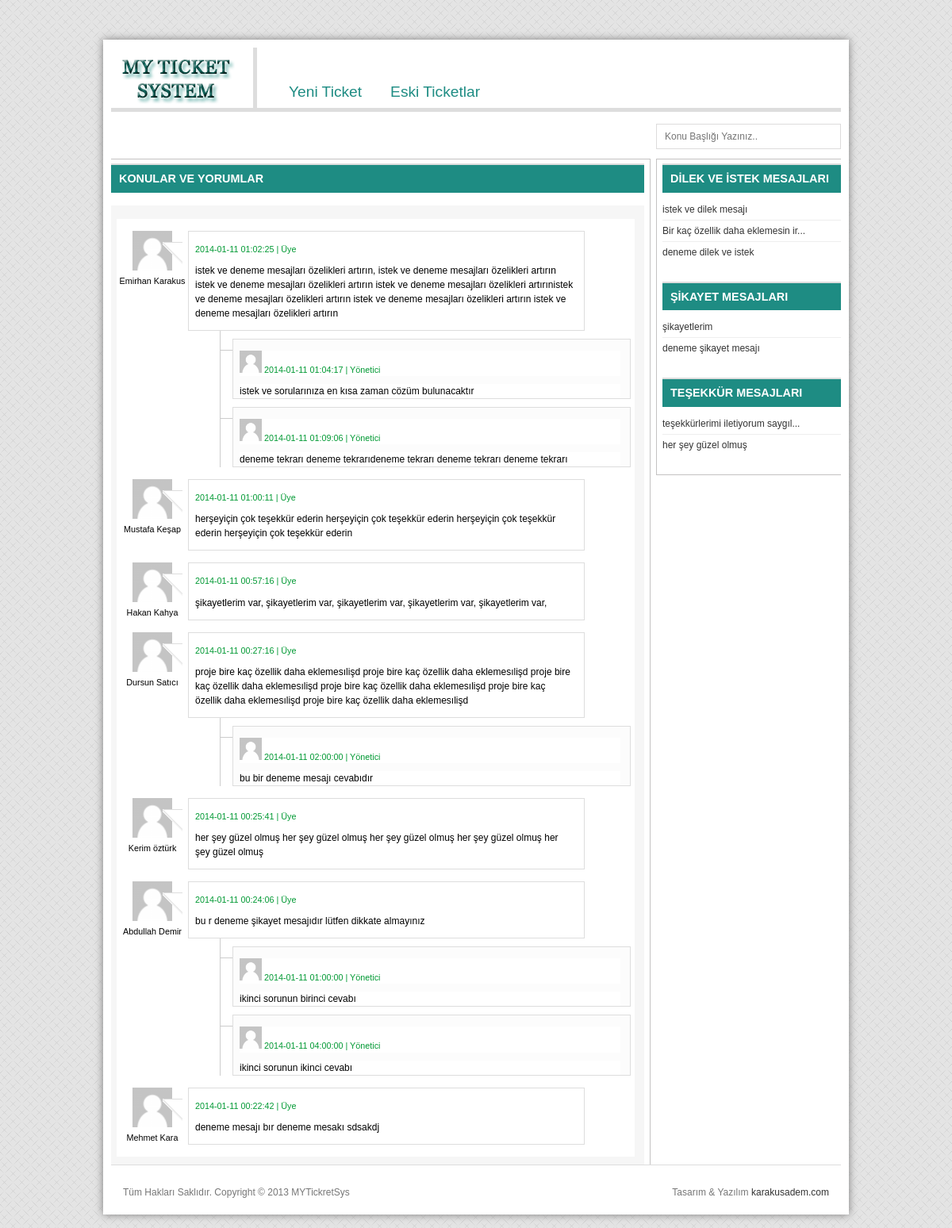
The app's page /mesajlar.php, older data.
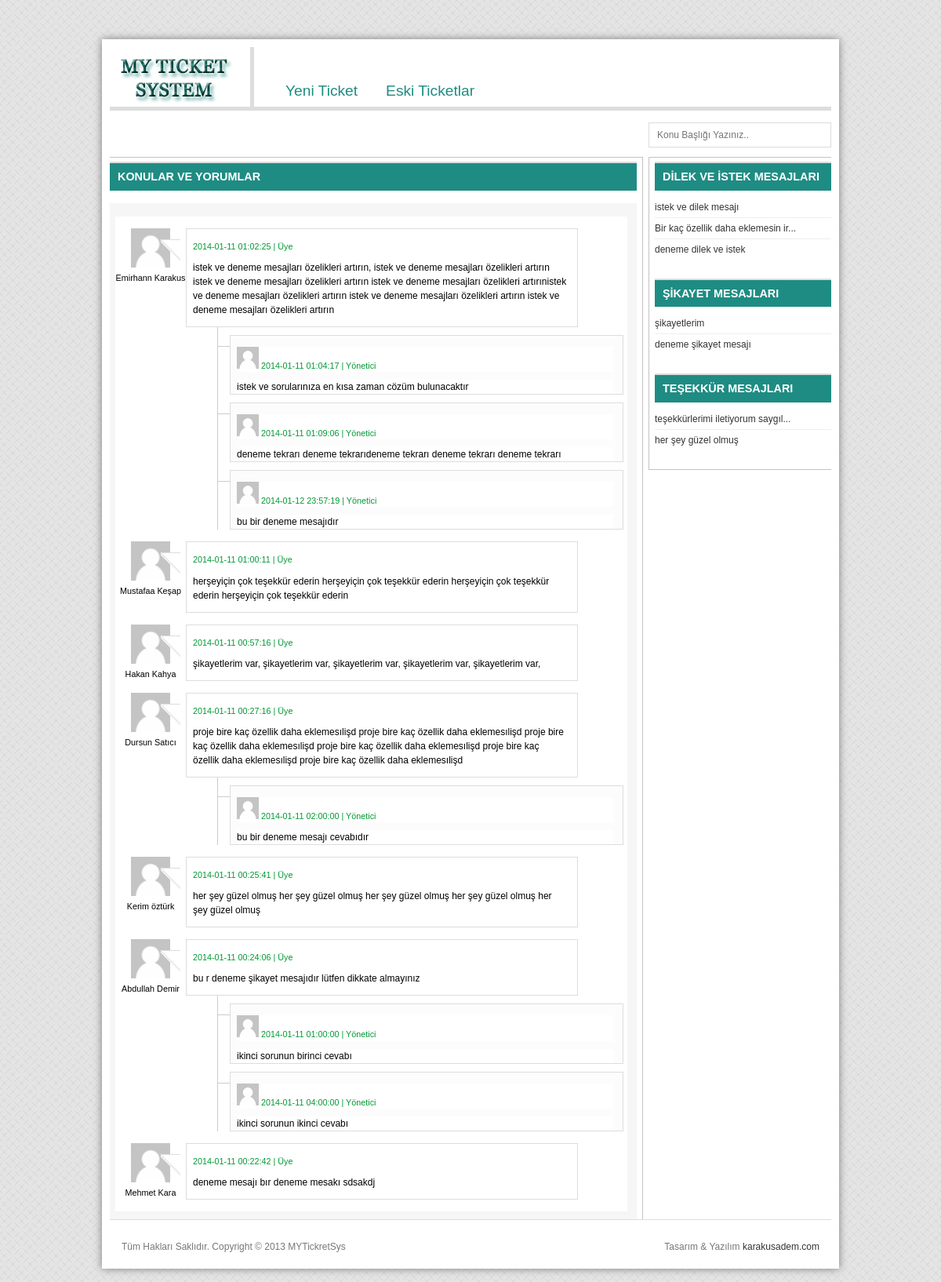
The same page, newer data.
### tables this page shows
CREATE TABLE IF NOT EXISTS `soru` (
  `id_soru` int(11) NOT NULL AUTO_INCREMENT,
  `id_kullanici` int(11) NOT NULL,
  `baslik` varchar(255) NOT NULL,
  `soru` text NOT NULL,
  `tarih` datetime NOT NULL,
  `dosya` varchar(255) DEFAULT NULL,
  PRIMARY KEY (`id_soru`),
  KEY `id_kullanici` (`id_kullanici`)
);

CREATE TABLE IF NOT EXISTS `uye_detay` (
  `id_kullanici` int(11) NOT NULL AUTO_INCREMENT,
  `id_kategori` int(2) NOT NULL,
  `ad` varchar(25) NOT NULL,
  `soyad` varchar(25) NOT NULL,
  `email` varchar(100) NOT NULL,
  `sifreleme` varchar(40) NOT NULL,
  `ip` varchar(30) NOT NULL,
  `status` int(1) NOT NULL COMMENT '0-pasif, 1-soru, 2-cevaplanan',
  PRIMARY KEY (`id_kullanici`)
);

CREATE TABLE IF NOT EXISTS `cevap` (
  `id_cevap` int(11) NOT NULL AUTO_INCREMENT,
  `id_soru` int(11) NOT NULL,
  `baslik` varchar(255) NOT NULL,
  `cevap` text NOT NULL,
  `tarih` datetime NOT NULL,
  `dosya` varchar(255) DEFAULT NULL,
  PRIMARY KEY (`id_cevap`),
  KEY `id_soru` (`id_soru`)
);

### lib/ezSQL/shared/ez_sql_core.php (called while the page is built, shortened)
<?php
	class ezSQLcore
	{
		var $timers           = array();
		function get_host_port( $host, $default = false )
		{
			$port = $default;
			return array( $host, $port );
		}
		function flush()
		{
			$this->last_result = null;
		}
		function get_results($query=null, $output = OBJECT)
		{
			if ( $query )
			{
				$this->query($query);
			}
			if ( $output == OBJECT )
			{
				return $this->last_result;
			}
		}
		function timer_get_cur()
		{
			list($usec, $sec) = explode(" ",microtime());
			return ((float)$usec + (float)$sec);
		}
		function timer_start($timer_name)
		{
			$this->timers[$timer_name] = $this->timer_get_cur();
		}
		function timer_elapsed($timer_name)
		{
			return round($this->timer_get_cur() - $this->timers[$timer_name],2);
		}
	}

### config.php (called while the page is built, shortened)
<?php
include_once "lib/ezSQL/shared/ez_sql_core.php";
include_once "lib/ezSQL/mysqli/ez_sql_mysqli.php";
$DB = new ezSQL_mysqli('root','','myticketsystem','localhost');

### lib/ezSQL/mysqli/ez_sql_mysqli.php (called while the page is built, shortened)
<?php
	$ezsql_mysqli_str = array
	(
		1 => 'Require $dbuser and $dbpassword to connect to a database server',
		2 => 'Error establishing mySQLi database connection. Correct user/password? Correct hostname? Database server running?',
		3 => 'Require $dbname to select a database',
		4 => 'mySQLi database connection is not active',
		5 => 'Unexpected error while trying to select database'
	);
	class ezSQL_mysqli extends ezSQLcore
	{
		function connect($dbuser='', $dbpassword='', $dbhost='localhost', $dbport=false)
		{
			global $ezsql_mysqli_str; $return_val = false;
			if ( ! $dbuser )
			{
				$this->register_error($ezsql_mysqli_str[1].' in '.__FILE__.' on line '.__LINE__);
				$this->show_errors ? trigger_error($ezsql_mysqli_str[1],E_USER_WARNING) : null;
			}
			else if ( ! $this->dbh = new mysqli($dbhost,$dbuser,$dbpassword, '', $dbport) )
			{
				$this->register_error($ezsql_mysqli_str[2].' in '.__FILE__.' on line '.__LINE__);
				$this->show_errors ? trigger_error($ezsql_mysqli_str[2],E_USER_WARNING) : null;
			}
			else
			{
				$return_val = true;
			}
			return $return_val;
		}
		function query($query)
		{
			$return_val = 0;
			$query = trim($query);
			$this->result = @$this->dbh->query($query);
			$is_insert = false;
			if ( preg_match("/^(insert|delete|update|replace|truncate|drop|create|alter|begin|commit|rollback|set)/i",$query) )
			{
				$this->rows_affected = @$this->dbh->affected_rows;
				$return_val = $this->rows_affected;
			}
			else
			{
				$i=0;
				$num_rows=0;
				while ( $row = @$this->result->fetch_object() )
				{
					$num_rows++;
				}
				$this->num_rows = $num_rows;
				$return_val = $this->num_rows;
			}
			return $return_val;
		}
	}

### kontroller.php (called while the page is built, shortened)
<?php
class kontroller {
   public function metin($metin){
                if(strlen($metin)>36){
                    $metin= substr($metin, 0,35).'...';
                    return $metin;
                }else{
                    return $metin;
                }
   }
}

### mesajlar.php (the view, shortened to what this page needs)
<?php require_once 'config.php'; ?>
<!DOCTYPE>
<html xmlns="http://www.w3.org/1999/xhtml" dir="ltr">
<head>
	<link rel="stylesheet" type="text/css" href="resources/css/style.css" media="screen" />
	<link rel="stylesheet" type="text/css" href="resources/css/jquery.autocomplete.css">
</head>
<body>
<div id="site-wrapper">
	<div id="header">
		<?php include_once "inc/ust.php"; ?>
	</div>
	<div class="main" id="main-two-columns">
	  <div class="left" id="main-content" style="width: 73%;">
	    <div id="comments">
	      <div class="post-title">
	      		<h3 class="section-title">KONULAR VE YORUMLAR</h3>
	      </div>
	      <div class="comment-list-wrapper">
	        <ul class="comment-list" style="padding-right: 5px;">
                <li class="comment comment-parent" id="comment-47" style="padding-bottom: 15px;">
<?php
$soru_sql="SELECT ud.id_kullanici, ud.ad, ud.soyad, s.baslik, s.soru, s.id_soru, s.tarih "
        . "FROM uye_detay ud "
        . "LEFT JOIN soru s "
        . "ON ud.id_kullanici = s.id_kullanici "
        . "ORDER BY ud.id_kullanici DESC LIMIT 10";
$sonuclar=$DB->get_results($soru_sql);
foreach ($sonuclar as $soru){
?>
	            <div class="comment-profile-wrapper left" style="padding-top: 15px;">
	              <div class="comment-profile">
	                <div class="comment-gravatar"><img src="resources/css/images/sample-gravatar.gif" height="50" width="50" alt="" /></div>
	                <div class="comment-author"><?php echo ucwords($soru->ad.' '.$soru->soyad); ?></div>
                  </div>
                </div>
	            <div class="comment-content-wrapper right" style="padding-top: 15px;">
	              <div class="comment-content-wrapper-2">
	                <div class="comment-body">
	                  <div class="comment-arrow"></div>
	                  <div class="post-date">
	                    <div class="left"><?php echo $soru->tarih; ?> | Üye </div>
                      </div>
	                  <div class="comment-text" style="margin-bottom: 12px;"> <?php echo $soru->soru; ?></div>
                    </div>
                  </div>
                </div>
 <?php
     $sql="SELECT * FROM cevap "
        . "WHERE id_soru=$soru->id_soru";
        $sonuc=$DB->get_results($sql);
        foreach ($sonuc as $cevap){
 ?>
                    <ul class="children" style="">
	              <li class="comment" id="comment-49">
	                <div class="comment-content">
	                  <div class="comment-body">
	                    <div class="post-date">
	                      <div class="left"><img src="resources/css/images/sample-gravatar.gif" height="28" width="28" alt="" /> <?php echo $cevap->tarih; ?> | Yönetici </div>
                        </div>
	                    <div class="comment-text"><?php echo $cevap->cevap; ?></div>
                      </div>
                    </div>
                  </li>
                 </ul>
<?php } ?>
<?php } ?>
              </li>
            </ul>
          </div>
        </div>
      </div>
	  <div class="right sidebar" id="sidebar">
	<?php include_once "kategoriler.php"; ?>
	</div>
	</div>
	<?php include_once ('inc/footer.php'); ?>
</div>
</body>
</html>

### inc/ust.php (shortened to what this page needs)
<div id="top">
    <div class="left" id="logo">
        <h3><img src="resources/css/images/logo.png" alt="logo" /></h3>
    </div>
<div class="left navigation" id="main-nav">
    <ul class="tabbed">
        <li class="tabbed"><a href="index.php" class="tabbed">Yeni Ticket</a></li>
        <li><a href="eski_ticketlar.php">Eski Ticketlar</a></li>
    </ul>
</div>
</div>
<div class="search">
    <form method="post" action=""/>
        <input type="text" class="text" id="act" size="35" placeholder="Konu Başlığı Yazınız.." />
</div>

### kategoriler.php
<?php include_once 'kontroller.php';
$metin=new kontroller();
?>
<div class="section">
    <div class="section-title">DİLEK VE İSTEK MESAJLARI</div>
    <div class="section-content">
            <ul class="nice-list">
                <?php
                $sql1="SELECT ud.id_kullanici, k.id_kategori, k.kategori_ad, s.baslik "
                        . "FROM uye_detay ud "
                        . "INNER JOIN soru s "
                        . "ON ud.id_kullanici = s.id_kullanici "
                        . "INNER JOIN kategori k "
                        . "ON ud.id_kategori = k.id_kategori "
                        . "WHERE k.id_kategori=1 "
                        . "ORDER BY s.id_kullanici DESC LIMIT 6";
                $sonuclar=$DB->get_results($sql1);
                foreach ($sonuclar as $kategori){
                    echo '
                    <li>
                            <div class="left"><a href="detay.php?islem=detay&id='.$kategori->id_kullanici.'">'.$metin->metin($kategori->baslik).'</a></div>
                            <div class="right"></div>
                            <div class="clearer">&nbsp;</div>
                    </li>';
                }
                ?>
            </ul>
    </div>
</div>
<div class="section">
    <div class="section-title">ŞİKAYET MESAJLARI</div>
    <div class="section-content">
            <ul class="nice-list">
                <?php
                $sql2="SELECT ud.id_kullanici, k.id_kategori, k.kategori_ad, s.baslik "
                        . "FROM uye_detay ud "
                        . "INNER JOIN soru s "
                        . "ON ud.id_kullanici = s.id_kullanici "
                        . "INNER JOIN kategori k "
                        . "ON ud.id_kategori = k.id_kategori "
                        . "WHERE k.id_kategori=2 "
                        . "ORDER BY s.id_kullanici desc LIMIT 6";
                $sonuclar=$DB->get_results($sql2);
                foreach ($sonuclar as $kategori){
                    echo '
                    <li>
                            <div class="left"><a href="detay.php?islem=detay&id='.$kategori->id_kullanici.'">'.$metin->metin($kategori->baslik).'</a></div>
                            <div class="right"></div>
                            <div class="clearer">&nbsp;</div>
                    </li>';
                }
                ?>
            </ul>
    </div>
</div>
<div class="section">
    <div class="section-title">TEŞEKKÜR MESAJLARI</div>
    <div class="section-content">
            <ul class="nice-list">
                <?php
                $sql3="SELECT ud.id_kullanici, k.id_kategori, k.kategori_ad, s.baslik "
                        . "FROM uye_detay ud "
                        . "INNER JOIN soru s "
                        . "ON ud.id_kullanici = s.id_kullanici "
                        . "INNER JOIN kategori k "
                        . "ON ud.id_kategori = k.id_kategori "
                        . "WHERE k.id_kategori=3 "
                        . "ORDER BY s.id_kullanici desc LIMIT 6";
                $sonuclar=$DB->get_results($sql3);
                foreach ($sonuclar as $kategori){
                    echo '
                    <li>
                            <div class="left"><a href="detay.php?islem=detay&id='.$kategori->id_kullanici.'">'.$metin->metin($kategori->baslik).'</a></div>
                            <div class="right"></div>
                            <div class="clearer">&nbsp;</div>
                    </li>';
                }
                ?>
            </ul>
    </div>
</div>

### inc/footer.php (shortened to what this page needs)
<div id="footer">
	<div class="left" id="footer-left">
		<p>Tüm Hakları Saklıdır. Copyright © 2013 MYTickretSys</p>
	</div>
	<div class="right" id="footer-right">
		<p class="quiet">Tasarım & Yazılım <a href="http://karakusadem.com/">karakusadem.com</a></p>
	</div>
</div>

### resources/css/style.css (style rules this page uses)
html, body, div, span, object, iframe, h1, h2, h3, h4, h5, h6, p, blockquote, pre, a, abbr, acronym, address, code, del, dfn, em, q, dl, dt, dd, ol, ul, li, fieldset, legend, caption, tbody, tfoot, thead { margin: 0; padding: 0; font-style: normal; font-size: 100%; font-family: inherit; vertical-align: baseline; background-color: #FFF; }
body { background: url(images/bg.png); padding: 50px 0px 25px; color: #000; line-height: 1.5; font-family: sans-serif; font-size: 75%; font-style: normal; font-weight: normal; font-variant: normal; }
a { color: #333; text-decoration: none; }
ul.plain-list li, ul.nice-list li, ul.tabbed li { list-style: none; margin-top: 0; }
ul.tabbed { display: inline; margin: 0; }
ul.tabbed li { float: left; }
ul.nice-list { margin-left: 0; }
ul.nice-list li { border-top: 1px solid #EEE; list-style: none; padding: 4px 0; }
ul.nice-list li:first-child { border-top: none; }
.search { margin: 15px 0px 0px; float: right; }
.search .text { width: 233px; margin-left: 50px; }
input[type="text"], input[type="password"], textarea, select { -webkit-box-sizing: border-box; -moz-box-sizing: border-box; box-sizing: border-box; }
input, textarea, select { display: inline-block; color: #8f8f8f; font: 12px/1.5 Arial, sans-serif; padding: 6px 10px; border-width: 1px; border-style: solid; border-color: #dddcdc; background-color: #fff; }
input, select, textarea { font-size: 100%; margin: 0; vertical-align: baseline; }
.left,.alignleft { float: left; }
.right,.alignright { float: right; }
.post-date { color: #093; margin-top: 4px; margin-right: 0; margin-bottom: 10px; margin-left: 0; }
.comment-list-wrapper { background: #F6F6F6; margin-top: 2px; margin-right: 0; margin-bottom: 0; margin-left: 0; padding-top: 2px; padding-right: 12px; padding-bottom: 10px; padding-left: 7px; }
.comment-list { margin: 0; padding: 0; }
.comment-list li { list-style: none; }
.comment-list ul { margin-bottom: 0; }
.comment-profile-wrapper { text-align: center; width: 90px; }
.comment-gravatar { margin-bottom: 3px; }
.comment-content-wrapper { float: left; width: 500px; }
.comment-parent, .comment-single { margin-top: 15px; }
.comment-list ul.children, #comments #respond ul { border-left: 1px solid #CCC; margin: 0 0 0 130px; }
.comment-list ul.children li { background: url('images/comment-reply.gif') no-repeat left top; margin: 0; padding: 10px 0 0 15px; }
.comment-body { background: #FFF; border: 1px solid #DDD; padding-top: 10px; padding-right: 12px; padding-bottom: 0; padding-left: 8px; }
.comment-list ul.children .comment-body { background: #FCFCFC; }
.comment-author { padding-top: 2px; }
.comment-text p { margin-bottom: 0.8em; }
.comment .post-date, .comment-author { font-size: 0.9em; }
.comment-arrow { background: url('images/comment-arrow.gif') no-repeat left top; display: block; float: left; height: 45px; position: absolute; width: 25px; margin-top: 3px; margin-right: 0; margin-bottom: -45px; margin-left: -41px; }
#top, #sub-nav { border-bottom: 5px solid #DDD; }
#site-wrapper { margin: 0 auto; width: 920px; box-shadow: 0px 0px 10px #7c7b7b; padding: 10px; }
#logo { border-right: 5px solid #DDD; margin-right: 40px; padding-top: 0px; padding-right: 20px; padding-bottom: 0px; padding-left: 5px; }
.navigation a { color: #1e8c83; text-decoration: none; }
#main-nav li:first-child, #sub-nav li:first-child { margin-left: 0; }
#main-nav { padding-top: 37px; }
#main-nav li { margin: 0 1.5em; }
#main-nav a { font-size: 1.6em; line-height: 2em; padding-bottom: 2px; }
.main#main-two-columns #main-content, .main#main-two-columns-left #main-content { width: 73%; border-right: 1px solid rgb(196, 194, 194); border-top: 1px solid rgb(196, 194, 194); padding-right: 7px; padding-top: 5px; }
#sidebar { width: 225px; border-left: 1px solid rgb(196, 194, 194); border-top: 1px solid rgb(196, 194, 194); border-bottom: 1px solid rgb(196, 194, 194); padding-left: 7px; padding-top: 5px; }
.section { margin-bottom: 24px; }
.section-title { background-color: #1E8C83; border-top: 2px solid #DDD; color: #FFF; margin-bottom: 16px; padding: 7px 10px 6px; font-family: sans-serif; font-size: 1.2em; font-weight: bold; }
#sidebar .section-title { margin-bottom: 8px; }
#footer { border-top: 1px solid #DDD; color: #777; padding: 25px 0 4px; }
#footer-left { margin-left: 15px; }
#footer-right { text-align: center; margin-right: 15px; }
#footer p { margin-bottom: 0.4em; }

Row changes from the older to the newer data that the page shows:
changed soru: id_kullanici.soyad "Emirhan Karakus" → "Emirhann Karakus"
added cevap: tarih "2014-01-12 23:57:19", cevap "bu bir deneme mesajıdır", shown under soru "Emirhann Karakus"
changed soru: id_kullanici.soyad "Mustafa Keşap" → "Mustafaa Keşap"
